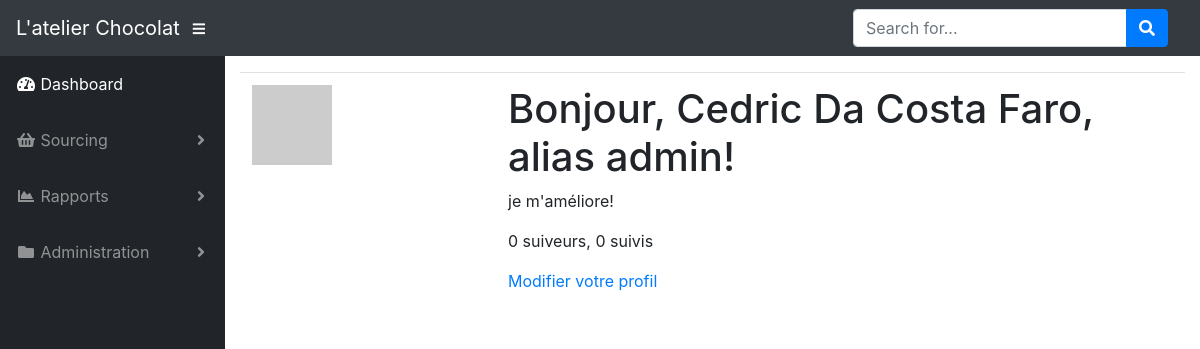
The app's page /user/admin (signed in) with its own data.
### app/models.py (models this page shows, shortened)
class User(UserMixin, db.Model):
    id = db.Column(db.Integer, primary_key=True)
    username = db.Column(db.String(64), index=True, unique=True)
    first_name = db.Column(db.String(32), index=True)
    second_name = db.Column(db.String(32), index=True)
    email = db.Column(db.String(120), index=True, unique=True)
    about_me = db.Column(db.String(256))
    password_hash = db.Column(db.String(128))
    productions = db.relationship('Production', backref='author', lazy='dynamic')
    followed = db.relationship(
        'User', secondary=followers,
        primaryjoin=(followers.c.follower_id == id),
        secondaryjoin=(followers.c.followed_id == id),
        backref=db.backref('followers', lazy='dynamic'), lazy='dynamic')
    def avatar(self, size):
        digest = md5(self.email.lower().encode('utf-8')).hexdigest()
        return 'https://www.gravatar.com/avatar/{}?d=identicon&s={}'.format(digest, size)

### app/main/routes.py (the view)
@bp.route('/user/<username>')
@login_required
def user(username):
    user = User.query.filter_by(username=username).first_or_404()
    page = request.args.get('page', 1, type=int)
    productions = user.productions.order_by(Production.timestamp.desc()).paginate(
        page, current_app.config['PRODUCTIONS_PER_PAGE'], False)
    next_url = url_for('main.user', username=user.username, page=productions.next_num) \
        if productions.has_next else None
    prev_url = url_for('main.user', username=user.username, page=productions.prev_num) \
        if productions.has_prev else None
    return render_template('users/user.html', user=user, productions=productions.items, next_url=next_url, prev_url=prev_url)

### app/models.py (called while the page is built)
@login.user_loader
def load_user(id):
    return User.query.get(int(id))

### app/templates/users/user.html
{% extends "base.html" %}
{% block app_content %}
    <table class="table table-hover">
        {% include 'users/_user.html' %}
    </table>
{% endblock %}

### app/templates/users/_user.html
<table class="table table-hover">
    <tr>
        <td width="256px"><img src="{{ user.avatar(64) }}"></td>
        <td>
            <h1>Bonjour, {{ user.first_name }} {{ user.second_name }}, alias {{ user.username }}!</h1>
            {% if user.about_me %}<p>{{ user.about_me }}</p>{% endif %}
            <p>{{ user.followers.count() }} suiveurs, {{ user.followed.count() }} suivis</p>
            {% if user == current_user %}
                <p><a href="{{ url_for('main.edit_profile') }}">Modifier votre profil</a></p>
            {% elif not current_user.is_following(user) %}
                <p><a href="{{ url_for('main.follow', username=user.username) }}">Suivre</a></p>
            {% else %}
                <p><a href="{{ url_for('main.unfollow', username=user.username) }}">Ne plus suivre</a></p>
            {% endif %}
        </td>
    </tr>
</table>

### records on screen
User: first_name "Cedric", second_name "Da Costa Faro", username "admin", about_me "je m'améliore!"

### other values on screen
{{ user.followers.count() }} "0"
{{ user.followed.count() }} "0"
